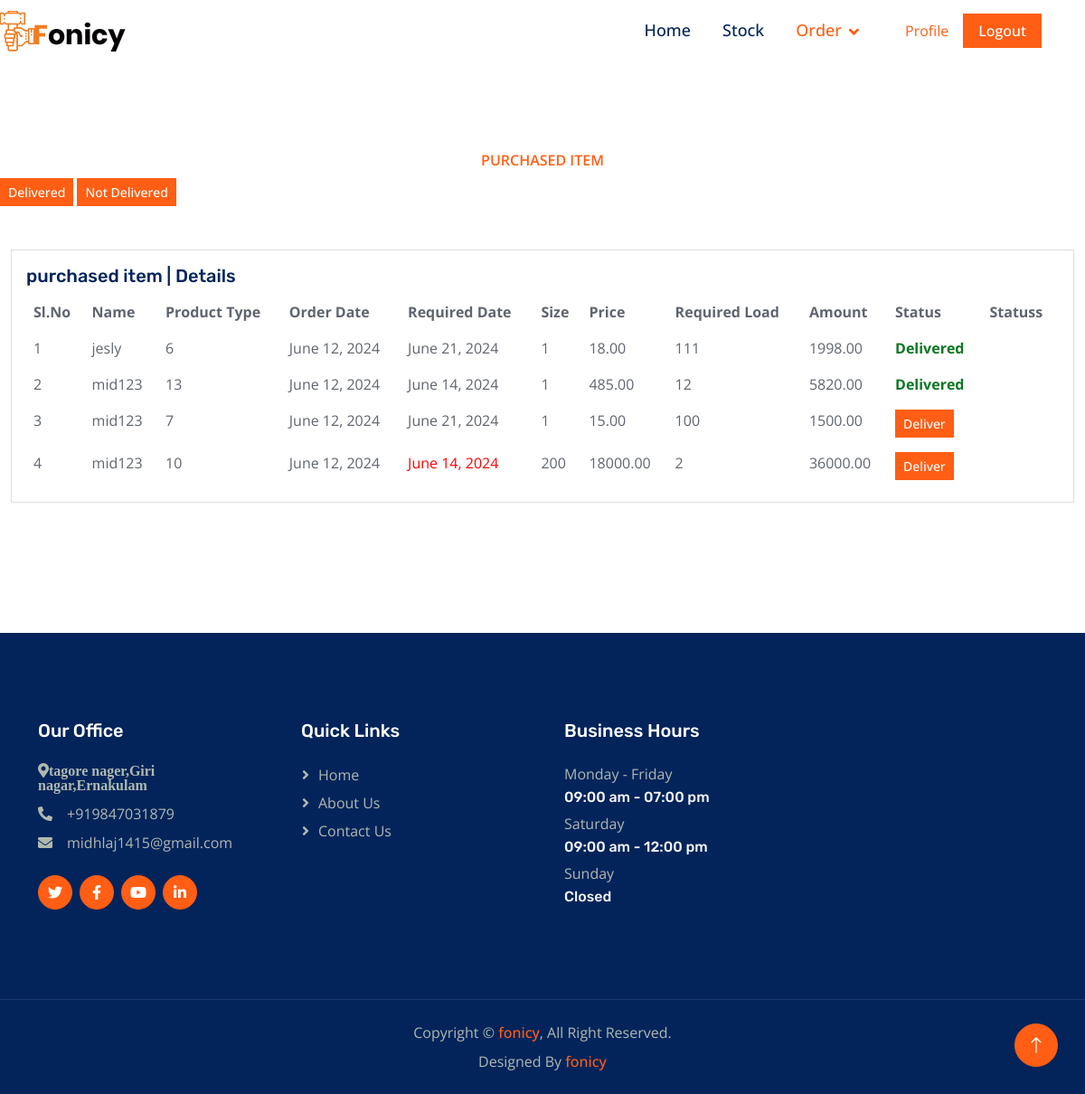
Screenshot of /buy_details/ (signed in) with the database file from the repository.
### proapp/models.py (models this page shows)
class Login(models.Model):
    log_id = models.AutoField(primary_key=True)
    username = models.CharField(max_length=20)
    password = models.TextField()
    role = models.CharField(max_length=20)
    status = models.IntegerField()
    def __str__(s):
        return f'{s.username}'

class Order_product(models.Model):
    or_id = models.AutoField(primary_key=True)
    log = models.ForeignKey(Login,on_delete=models.CASCADE)
    tp_id = models.IntegerField()
    date = models.DateField()
    re_date = models.DateField()
    size = models.IntegerField()
    load = models.IntegerField()
    price = models.DecimalField(max_digits=7, decimal_places=2, blank=True, null=True)
    amount = models.DecimalField(max_digits=10, decimal_places=2, blank=True, null=True)
    o_type = models.CharField(max_length=20)
    status = models.IntegerField()
    status1 = models.IntegerField()
    class Meta:
        db_table = 'tb_Order_product'

### proapp/views.py (the view)
# urls.py: path('buy_details/', views.buy_details),
def buy_details(request):
    if 'log_id' in request.session:
        dat = Order_product.objects.all()
        data=[]
        for i in dat:
            d1 = i.re_date
            d2 = datetime.datetime.now()
            d2=d2.date()
            diff=d1-d2
            data.append({'or_id': i.or_id,'log':i.log, 'tp_id':i.tp_id,'date':i.date,'re_date':i.re_date,'size':i.size,'price':i.price,'load':i.load,'amount':i.amount,'status':i.status,'diff':diff.days})
        return render(request, 'employee/buy_details.html', {'data': data})
    else:
        return redirect('/home')

### templates/employee/buy_details.html (shortened to what this page needs)
{% extends 'employee/index.html' %}
{% load static %}
{% block s %} active {% endblock s %}
{% block content %}
<div class="container-fluid py-5 my-5 px-0">
    <div class="text-center mx-auto wow fadeIn" data-wow-delay="0.1s" style="max-width: 600px;">
        <p class="fw-medium text-uppercase text-primary mb-2">purchased item  </p>
    </div>
        <div >
            <a href="/delivered" class="btn btn-primary btn-sm">Delivered</a>
            <a href="/notdelivered" class="btn btn-primary btn-sm"> Not Delivered</a>
        </div>
    {% if data %}
    <div class="container-xxl py-5 wow fadeInUp" data-wow-delay="0.1s">
        <div class="row justify-content-center">
            <section class="section dashboard">
                <div class="row">
                    <div class="col-lg-12">
                        <div class="row">
                            <div class="col-12">
                                <div class="card top-selling overflow-auto">
                                <div class="card-body pb-0">
                                    <h5 class="card-title">purchased item  <span>| Details</span></h5>
                                    <table class="table table-borderless">
                                    <thead>
                                        <tr>
                                        <th scope="col">Sl.No</th>
                                        <th scope="col">Name</th>
                                        <th scope="col">Product Type</th>
                                        <th scope="col">Order Date</th>
                                        <th scope="col">Required Date</th>
                                        <th scope="col">Size</th>
                                        <th scope="col">Price</th>
                                        <th scope="col">Required Load</th>
                                        <th scope="col">Amount</th>
                                        <th scope="col">Status</th>
                                        <th scope="col">Statuss</th>
                                        </tr>
                                    </thead>
                                    <tbody>
                                        {% for i in data %}
                                        <tr>
                                        <td>{{ forloop.counter }}</td>
                                        <td>{{i.log}}</td>
                                        <td>{{i.tp_id}}</td>
                                        <td>{{i.date}}</td>
                                        {% if i.status == 0 %}
                                        {% if i.diff <= 5 %}
                                        <td style="color:red"> {{i.re_date}}</td>
                                        {% elif i.diff <= 10 %}
                                        <td > {{i.re_date}}</td>
                                        {% else %}
                                        <td> {{i.re_date}}</td>
                                        {% endif %}
                                        {% else %}
                                        <td > {{i.re_date}}</td>
                                        {% endif %}
                                        <td>{{i.size}}</td>
                                        <td>{{i.price}}</td>
                                        <td>{{i.load}}</td>
                                        <td>{{i.amount}}</td>
                                        {% if i.status == 0 %}
                                        <td><a href="/deliver/{{i.or_id}}" class="btn btn-primary btn-sm">Deliver</a></td>
                                        {% elif i.status == 1 %}
                                        <td><b style="color: rgb(12, 119, 35);">Delivered</b></td>
                                        {% endif %}
                                        </tr>
                                        {% endfor %}
                                    </tbody>
                                    </table>
                                </div>
                                </div>
                            </div>
                        </div>
                    </div>
                </div>
            </section>
        </div>
    </div>
    {% endif %}
</div>
{% endblock content %}

### static/user/css/style.css (style rules this page uses)
:root { --primary: #FF5E14; --secondary: #5F656F; --light: #F5F5F5; --dark: #02245B; }
h3, h4, .h3, .h4, .fw-medium { font-weight: 600 !important; }
h5, h6, .h5, .h6, .fw-semi-bold { font-weight: 500 !important; }
.btn { transition: .5s; font-weight: 500; }
.btn-primary, .btn-outline-primary:hover { color: #FFFFFF; }

### rows the page displays
Login: log "jesly", tp_id "6", date "June 12, 2024", re_date "June 21, 2024", size "1", price "18.00", load "111", amount "1998.00", shows "Delivered"
Login: log "mid123", tp_id "13", date "June 12, 2024", re_date "June 14, 2024", size "1", price "485.00", load "12", amount "5820.00", shows "Delivered", tp_id "7", re_date "June 21, 2024", price "15.00", load "100", amount "1500.00", tp_id "10", size "200", price "18000.00", load "2", amount "36000.00"
